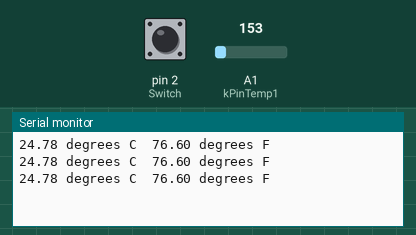
Bench run of a sketch on a simulated Arduino Uno, built with avr-gcc and run on an emulated ATmega328P. On the bench: the last lines printed to the serial monitor. The test bench sets the inputs (shaded band); at power-on: A1 (kPinTemp1) = 153, pin 2 (Switch) HIGH.

Above: at 1.3 s.
1.4 s: A1 (kPinTemp1) set to 165
At 1.9 s:
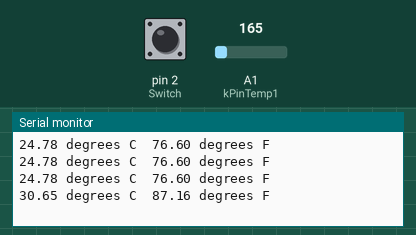
2.9 s: A1 (kPinTemp1) set to 175
At 3.4 s:
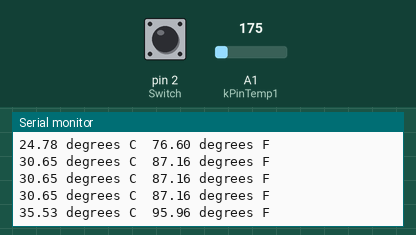
Timing chart, 0 to 5.9 s (numbered marks = the images above; inputs shaded):
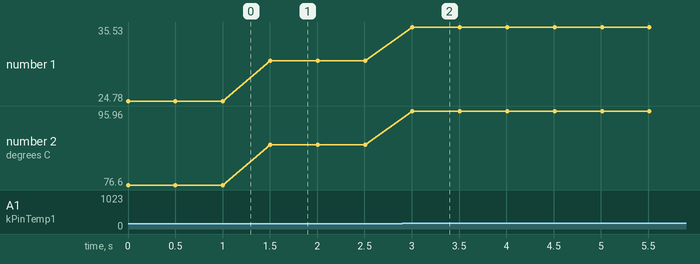

Measured:
- after the input at 1.4 s, the serial monitor: prints a new line after 0.10 s (image 1)
- after the input at 2.9 s, the serial monitor: prints a new line after 0.11 s (image 2)
- plotted number 1: 24.78 → 30.65 after the input at 1.4 s, 30.65 → 35.53 after the input at 2.9 s
- plotted number 2: 76.6 → 87.16 after the input at 1.4 s, 87.16 → 95.96 after the input at 2.9 s

The sketch:

sketch_oct15b.ino
```cpp
// Function Prototypes
float getTemperatureC();
float getTemperatureC1();
float convertToF(float temperatureC);
int reading;
float voltage;
const int kPinTemp = A0;
const int kPinTemp1 = A1;
const int Switch = 2;
float temperatureC;
void setup()
{
  Serial.begin(9600);
  pinMode(Switch, INPUT);
}
void loop()
{
  if (digitalRead(Switch) == LOW) {
    temperatureC = getTemperatureC();
  } else {
    temperatureC = getTemperatureC1();
  }
  Serial.print(temperatureC);
  Serial.print(" degrees C  ");
  // now convert to Fahrenheit
  float temperatureF = convertToF(temperatureC);
  Serial.print(temperatureF);
  Serial.println(" degrees F");
  delay(500);
}

float getTemperatureC()
{
  reading = analogRead(kPinTemp);
  voltage = (reading * 5.0) / 1023;
  // convert from 10 mv per degree with 500mV offset
  // to degrees ((voltage - 500mV) * 100)
  float tempC = (voltage - 0.5) * 100;
  return tempC;
}

float getTemperatureC1()
{
  reading = analogRead(kPinTemp1);
  voltage = (reading * 5.0) / 1023;
  // convert from 10 mv per degree with 500mV offset
  // to degrees ((voltage - 500mV) * 100)
  float tempC = (voltage - 0.5) * 100;
  return tempC;
}

float convertToF(float temperatureC)
{
  float tempF = (temperatureC * 9.0 / 5.0) + 32.0;
  return tempF;
}
```
